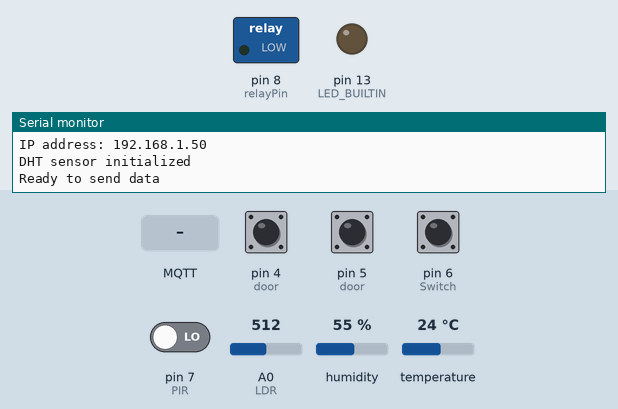
A sketch run on a simulated Arduino Uno, built with avr-gcc and run on an emulated ATmega328P. Parts: switched loads named in the sketch (green lamp = pin HIGH), output pins drawn as LEDs (lit = HIGH), the last lines printed to the serial monitor. The test bench sets the inputs (shaded band); at power-on: pin 4 (door), pin 5 (door), pin 6 (Switch) HIGH, pin 7 (PIR) LOW, A0 (LDR) = 512, humidity 55 %, temperature 24 °C. WiFi joins after 1.5 s; servers stay silent unless stated; no MQTT or app messages arrive unless stated.

Above: at 2.7 s.
2.8 s: MQTT message "1" arrives on the first subscribed topic
At 5.0 s:
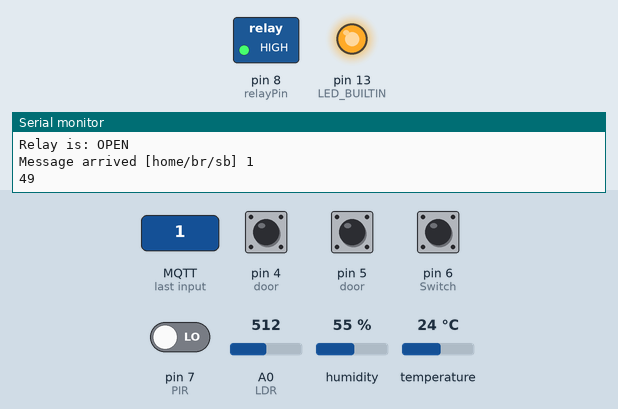
6.1 s: MQTT message "0" arrives on the first subscribed topic
At 6.5 s:
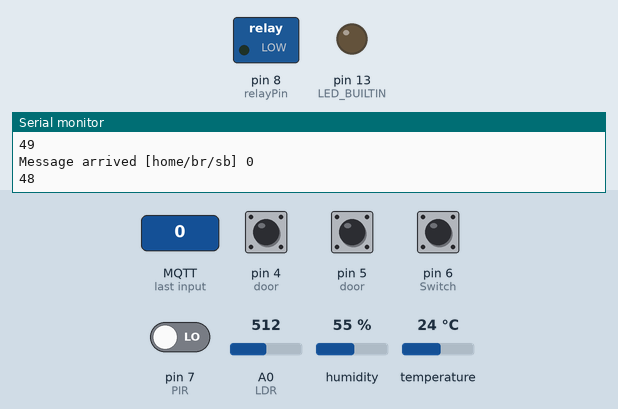
Timing chart, 0 to 9.1 s (numbered marks = the images above; inputs shaded):
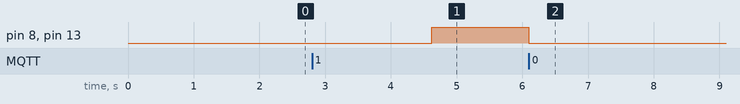

The sketch:

W5100MQTT_v2.ino
```cpp
/*
          Arduino UNO with W5100 Ethernetshield or  W5100 Ethernet module, used as MQTT client
          It will connect over Wifi to the MQTT broker and controls a digital output (LED, relay)
          and gives the Temperature and Humidity, as well as the state of some switches
          The topics have the format "home/br/sb" for southbound messages and  "home/nb" for northbound messages
          Southbound are messages going to the client, northbound are messages coming from the client
          As the available memory of a UNO  with Ethernetcard is limited, I have kept the topics short
          Also, the payloads  are kept short
          The Northbound topics are
          home/br/nb/temp  for temperature
          home/br/nb/humid  for humidity
          home/br/nb/deur  for a door switch
          home/br/nb/l for  the lightintensity
          home/br/nb/pr  for the status of a PIR sensor
          home/br/nb/ip showing the IP number of the client
          home/br/nb/relay showing the relaystate

          There is only one southbound topic:
          home/br/sb
          The payload here determines the action:
          0 -Switch the relay off
          1-Switch the  relay on
          2-Publish the IP number of the client
          3 Ask for the relaystate

          On Startup, the Client publishes the IP number

*/
#include <Ethernet.h>
#include "PubSubClient.h"
#include "DHT.h"
//kennelijk  geeft update van DHT sensor library boven 1.2.1 een fout
#define CLIENT_ID       "Hal"
//#define TOPIC           "temp"
#define PUBLISH_DELAY   3000
#define PUB_TOPIC "my_username/f/temperature" //Adafruit dashboard
#define PUB_TOPIC_h "my_username/f/humidity" //Adafruit dashboard
#define DHTPIN          3
#define DHTTYPE         DHT11
#define ledPin 13
#define relayPin 8
String ip = "";
bool statusKD = HIGH;
bool statusBD = HIGH;
bool statusGD = HIGH;
bool relaystate = LOW;
bool pir = LOW;
bool startsend = HIGH;
int lichtstatus;
uint8_t mac[6] = {0x00, 0x01, 0x02, 0x03, 0x04, 0x06};

EthernetClient ethClient;
PubSubClient mqttClient;
DHT dht(DHTPIN, DHTTYPE);

long previousMillis;

void setup() {
  pinMode(4, INPUT_PULLUP);
  pinMode(5, INPUT_PULLUP);
  pinMode(6, INPUT_PULLUP);
  pinMode(7, INPUT);
  pinMode(LED_BUILTIN, OUTPUT);
  pinMode(relayPin, OUTPUT);

  // setup serial communication

  Serial.begin(9600);
  while (!Serial) {};
  Serial.println(F("MQTT Arduino Demo"));
  Serial.println();

  // setup ethernet communication using DHCP
  if (Ethernet.begin(mac) == 0) {
    //Serial.println(F("Unable to configure Ethernet using DHCP"));
    for (;;);
  }

  Serial.println(F("Ethernet configured via DHCP"));
  Serial.print("IP address: ");
  Serial.println(Ethernet.localIP());
  Serial.println();
  /*
    Serial.println(Ethernet.localIP()[0]);
    Serial.println(Ethernet.localIP()[1]);
    Serial.println(Ethernet.localIP()[2]);
    Serial.println(Ethernet.localIP()[3]);
  */
  ip = String (Ethernet.localIP()[0]);
  ip = ip + ".";
  ip = ip + String (Ethernet.localIP()[1]);
  ip = ip + ".";
  ip = ip + String (Ethernet.localIP()[2]);
  ip = ip + ".";
  ip = ip + String (Ethernet.localIP()[3]);
  //Serial.println(ip);

  // setup mqtt client
  mqttClient.setClient(ethClient);
  //mqttClient.setServer(mqttServer, 1883);
  // mqttClient.setServer("test.mosquitto.org", 1883);
  //  mqttClient.setServer( "raspberrypi.local",1883);
  //mqttClient.setServer("io.adafruit.com",1883);
  mqttClient.setServer( "192.168.1.102", 1883);
  //Serial.println(F("MQTT client configured"));
  mqttClient.setCallback(callback);
  // setup DHT sensor
  dht.begin();
  Serial.println(F("DHT sensor initialized"));

  Serial.println();
  Serial.println(F("Ready to send data"));
  previousMillis = millis();
  mqttClient.publish("home/br/nb/ip", ip.c_str());
}

void loop() {

  statusBD = digitalRead(4);// FrontdoorSwitch
  statusGD = digitalRead(5);// Garagedoor Switch
  statusKD = (digitalRead(6));//LivingRoom Switch

  lichtstatus = analogRead(A0);//Reads an LDR
  pir = digitalRead(7);//Reads a PIR sensor
  relaystate = digitalRead(relayPin);// Reads the state of a relay

  // it's time to send new data?
  if (millis() - previousMillis > PUBLISH_DELAY) {
    sendData();
    previousMillis = millis();

  }

  mqttClient.loop();
}

void sendData() {

  char msgBuffer[20];
  float h = dht.readHumidity();
  float t = dht.readTemperature();
  Serial.print("Temperature: ");
  Serial.print(t);
  Serial.println("oC");
  Serial.print("Humidity: ");
  Serial.print(h);
  Serial.println("%");
  Serial.print("Relay is: ");
  Serial.println((relaystate == LOW) ? "OPEN" : "CLOSED");
  if (mqttClient.connect(CLIENT_ID)) {
    mqttClient.publish("home/br/nb/temp", dtostrf(t, 6, 2, msgBuffer));
    mqttClient.publish("home/br/nb/humid", dtostrf(h, 6, 2, msgBuffer));
    mqttClient.publish("home/br/nb/deur", (statusBD == HIGH) ? "OPEN" : "CLOSED");
    mqttClient.publish("home/br/nb/garage", (statusGD == HIGH) ? "OPEN" : "DICHT");
    mqttClient.publish("home/br/nb/bel", (statusKD == HIGH) ? "OPEN" : "CLOSED");
    mqttClient.publish("home/br/nb/l", dtostrf(lichtstatus, 4, 0, msgBuffer));
    mqttClient.publish("home/br/nb/p", (pir == HIGH) ? "OPEN" : "CLOSED");
    mqttClient.publish("home/br/nb/relay", (relaystate == LOW) ? "OPEN" : "CLOSED");
    mqttClient.subscribe("home/br/sb");
    if (startsend) {
     // mqttClient.publish("home/br/nb/relay", (relaystate == LOW) ? "OPEN" : "CLOSED");
      mqttClient.publish("home/br/nb/ip", ip.c_str());
      startsend = LOW;
    }
  }
}

void callback(char* topic, byte* payload, unsigned int length) {
  char msgBuffer[20];
  // I am only using one ascii character as command, so do not need to take an entire word as payload
  // However, if you want to send full word commands, uncomment the next line and use for string comparison
   //payload[length] = '\0';            // terminate string with '0'
  //String strPayload = String((char*)payload);  // convert to string
  // Serial.println(strPayload); //can use this if using longer southbound topics
  Serial.print("Message arrived [");
  Serial.print(topic);
  Serial.print("] ");//MQTT_BROKER
  for (int i = 0; i < length; i++) {
    Serial.print((char)payload[i]);
  }
  Serial.println();
  Serial.println(payload[0]);

  // Examine only the first character of the message
  if (payload[0] == 49)             // Message "1" in ASCII (turn output ON)
  {
    digitalWrite(LED_BUILTIN, HIGH);    //
    digitalWrite(relayPin, HIGH);
  } else if (payload[0] == 48)      // Message "0" in ASCII (turn output OFF)
  {
    digitalWrite(relayPin, LOW);     //
    digitalWrite(LED_BUILTIN, LOW);
  } else if (payload[0] == 50)
  {
    mqttClient.publish("home/br/nb/ip", ip.c_str());// publish IP nr
  } else {
    Serial.println("Unknown value");
    mqttClient.publish("home/br/nb", "Syntax Error");
  }

}
```

Measured:
- after the input at 2.8 s, pin 8 (relayPin), pin 13 (LED_BUILTIN): LOW → HIGH after 1.8 s
- after the input at 6.1 s, pin 8 (relayPin), pin 13 (LED_BUILTIN): HIGH → LOW at once
